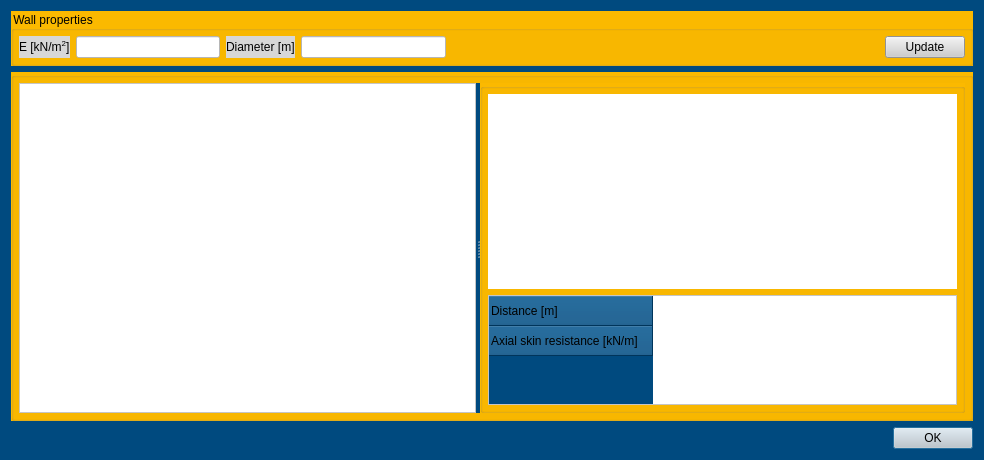
<?xml version="1.0" encoding="UTF-8"?>
<ui version="4.0">
 <class>Dialog</class>
 <widget class="QDialog" name="Dialog">
  <property name="geometry">
   <rect>
    <x>0</x>
    <y>0</y>
    <width>984</width>
    <height>460</height>
   </rect>
  </property>
  <property name="windowTitle">
   <string>Dialog</string>
  </property>
  <property name="styleSheet">
   <string notr="true">QWidget{background-color: rgb(0, 74, 127);}

QTableWidget{background-color: rgb(255, 255, 255);}

QCheckBox{background-color: rgb(255, 255, 255);}

QWidget#widget{background-color: rgb(255, 255, 255);}

QGroupBox{background-color: rgb(251, 185, 0);}

QPushButton{background-color: rgb(205, 205, 205);}

QLineEdit{background-color:rgb(255, 255, 255);}

QLabel{background-color:rgb(215, 215, 215);}</string>
  </property>
  <layout class="QVBoxLayout" name="verticalLayout">
   <item>
    <widget class="QGroupBox" name="groupBox">
     <property name="sizePolicy">
      <sizepolicy hsizetype="Preferred" vsizetype="Preferred">
       <horstretch>0</horstretch>
       <verstretch>0</verstretch>
      </sizepolicy>
     </property>
     <property name="title">
      <string>Wall properties</string>
     </property>
     <layout class="QGridLayout" name="gridLayout">
      <property name="leftMargin">
       <number>5</number>
      </property>
      <property name="topMargin">
       <number>5</number>
      </property>
      <property name="rightMargin">
       <number>5</number>
      </property>
      <property name="bottomMargin">
       <number>5</number>
      </property>
      <item row="0" column="7">
       <spacer name="horizontalSpacer_2">
        <property name="orientation">
         <enum>Qt::Horizontal</enum>
        </property>
        <property name="sizeHint" stdset="0">
         <size>
          <width>40</width>
          <height>20</height>
         </size>
        </property>
       </spacer>
      </item>
      <item row="0" column="8">
       <spacer name="horizontalSpacer">
        <property name="orientation">
         <enum>Qt::Horizontal</enum>
        </property>
        <property name="sizeHint" stdset="0">
         <size>
          <width>40</width>
          <height>20</height>
         </size>
        </property>
       </spacer>
      </item>
      <item row="0" column="2">
       <widget class="QLineEdit" name="lineEdit"/>
      </item>
      <item row="0" column="6">
       <spacer name="horizontalSpacer_3">
        <property name="orientation">
         <enum>Qt::Horizontal</enum>
        </property>
        <property name="sizeHint" stdset="0">
         <size>
          <width>40</width>
          <height>20</height>
         </size>
        </property>
       </spacer>
      </item>
      <item row="0" column="1">
       <widget class="QLabel" name="label_2">
        <property name="text">
         <string>E [kN/m&lt;sup&gt;2&lt;/sup&gt;]</string>
        </property>
       </widget>
      </item>
      <item row="0" column="3">
       <widget class="QLabel" name="label">
        <property name="text">
         <string>Diameter [m]</string>
        </property>
       </widget>
      </item>
      <item row="0" column="4">
       <widget class="QLineEdit" name="lineEdit_2"/>
      </item>
      <item row="0" column="9">
       <widget class="QPushButton" name="pushButton">
        <property name="text">
         <string>Update</string>
        </property>
       </widget>
      </item>
     </layout>
    </widget>
   </item>
   <item>
    <widget class="QGroupBox" name="groupBox_2">
     <property name="sizePolicy">
      <sizepolicy hsizetype="Expanding" vsizetype="Expanding">
       <horstretch>0</horstretch>
       <verstretch>0</verstretch>
      </sizepolicy>
     </property>
     <property name="title">
      <string/>
     </property>
     <layout class="QGridLayout" name="gridLayout_2">
      <property name="leftMargin">
       <number>5</number>
      </property>
      <property name="topMargin">
       <number>5</number>
      </property>
      <property name="rightMargin">
       <number>5</number>
      </property>
      <property name="bottomMargin">
       <number>5</number>
      </property>
      <item row="0" column="0">
       <widget class="QSplitter" name="splitter">
        <property name="orientation">
         <enum>Qt::Horizontal</enum>
        </property>
        <widget class="QTableWidget" name="tableWidget"/>
        <widget class="QGroupBox" name="groupBox_3">
         <property name="title">
          <string/>
         </property>
         <layout class="QVBoxLayout" name="verticalLayout_3">
          <property name="leftMargin">
           <number>5</number>
          </property>
          <property name="topMargin">
           <number>5</number>
          </property>
          <property name="rightMargin">
           <number>5</number>
          </property>
          <property name="bottomMargin">
           <number>5</number>
          </property>
          <item>
           <layout class="QVBoxLayout" name="verticalLayout_2">
            <item>
             <widget class="QWidget" name="widget" native="true"/>
            </item>
            <item>
             <widget class="QTableWidget" name="tableWidget_2">
              <property name="sizePolicy">
               <sizepolicy hsizetype="Expanding" vsizetype="Expanding">
                <horstretch>0</horstretch>
                <verstretch>0</verstretch>
               </sizepolicy>
              </property>
              <property name="minimumSize">
               <size>
                <width>0</width>
                <height>0</height>
               </size>
              </property>
              <property name="maximumSize">
               <size>
                <width>16777215</width>
                <height>110</height>
               </size>
              </property>
              <row>
               <property name="text">
                <string>Distance [m]</string>
               </property>
              </row>
              <row>
               <property name="text">
                <string>Axial skin resistance [kN/m]</string>
               </property>
              </row>
             </widget>
            </item>
           </layout>
          </item>
         </layout>
        </widget>
       </widget>
      </item>
     </layout>
    </widget>
   </item>
   <item>
    <widget class="QDialogButtonBox" name="buttonBox">
     <property name="styleSheet">
      <string notr="true"/>
     </property>
     <property name="orientation">
      <enum>Qt::Horizontal</enum>
     </property>
     <property name="standardButtons">
      <set>QDialogButtonBox::Ok</set>
     </property>
    </widget>
   </item>
  </layout>
 </widget>
 <resources/>
 <connections/>
</ui>
